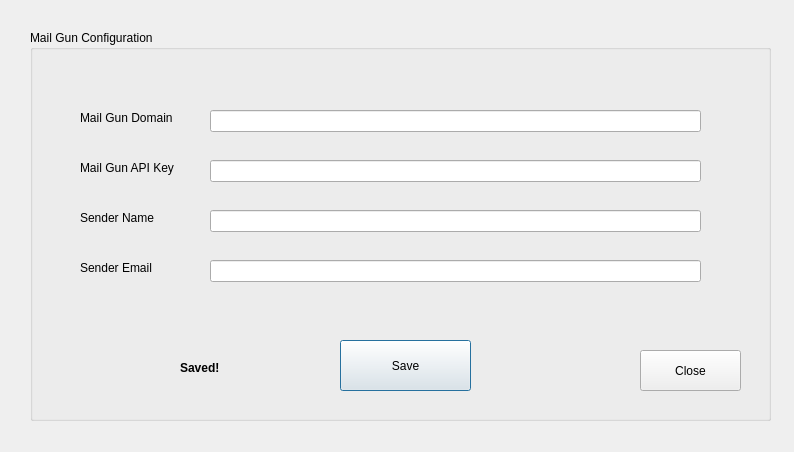
<?xml version="1.0" encoding="UTF-8"?>
<ui version="4.0">
 <class>MG</class>
 <widget class="QDialog" name="MG">
  <property name="geometry">
   <rect>
    <x>0</x>
    <y>0</y>
    <width>794</width>
    <height>452</height>
   </rect>
  </property>
  <property name="windowTitle">
   <string>Configuration</string>
  </property>
  <widget class="QGroupBox" name="groupBox">
   <property name="geometry">
    <rect>
     <x>30</x>
     <y>30</y>
     <width>741</width>
     <height>391</height>
    </rect>
   </property>
   <property name="font">
    <font>
     <pointsize>9</pointsize>
    </font>
   </property>
   <property name="title">
    <string>Mail Gun Configuration</string>
   </property>
   <widget class="QLabel" name="label">
    <property name="geometry">
     <rect>
      <x>50</x>
      <y>80</y>
      <width>151</width>
      <height>16</height>
     </rect>
    </property>
    <property name="text">
     <string>Mail Gun Domain</string>
    </property>
   </widget>
   <widget class="QLabel" name="label_2">
    <property name="geometry">
     <rect>
      <x>50</x>
      <y>130</y>
      <width>151</width>
      <height>16</height>
     </rect>
    </property>
    <property name="text">
     <string>Mail Gun API Key</string>
    </property>
   </widget>
   <widget class="QLineEdit" name="lineEdit">
    <property name="geometry">
     <rect>
      <x>180</x>
      <y>80</y>
      <width>491</width>
      <height>22</height>
     </rect>
    </property>
   </widget>
   <widget class="QLineEdit" name="lineEdit_2">
    <property name="geometry">
     <rect>
      <x>180</x>
      <y>130</y>
      <width>491</width>
      <height>22</height>
     </rect>
    </property>
   </widget>
   <widget class="QLabel" name="label_3">
    <property name="geometry">
     <rect>
      <x>50</x>
      <y>180</y>
      <width>151</width>
      <height>16</height>
     </rect>
    </property>
    <property name="text">
     <string>Sender Name</string>
    </property>
   </widget>
   <widget class="QLabel" name="label_4">
    <property name="geometry">
     <rect>
      <x>50</x>
      <y>230</y>
      <width>151</width>
      <height>16</height>
     </rect>
    </property>
    <property name="text">
     <string>Sender Email</string>
    </property>
   </widget>
   <widget class="QLineEdit" name="lineEdit_3">
    <property name="geometry">
     <rect>
      <x>180</x>
      <y>180</y>
      <width>491</width>
      <height>22</height>
     </rect>
    </property>
   </widget>
   <widget class="QLineEdit" name="lineEdit_4">
    <property name="geometry">
     <rect>
      <x>180</x>
      <y>230</y>
      <width>491</width>
      <height>22</height>
     </rect>
    </property>
   </widget>
   <widget class="QPushButton" name="pushButton">
    <property name="geometry">
     <rect>
      <x>310</x>
      <y>310</y>
      <width>131</width>
      <height>51</height>
     </rect>
    </property>
    <property name="text">
     <string>Save</string>
    </property>
   </widget>
   <widget class="QPushButton" name="pushButton_2">
    <property name="geometry">
     <rect>
      <x>610</x>
      <y>320</y>
      <width>101</width>
      <height>41</height>
     </rect>
    </property>
    <property name="text">
     <string>Close</string>
    </property>
   </widget>
   <widget class="QLabel" name="label_5">
    <property name="geometry">
     <rect>
      <x>150</x>
      <y>330</y>
      <width>55</width>
      <height>16</height>
     </rect>
    </property>
    <property name="font">
     <font>
      <pointsize>9</pointsize>
      <weight>75</weight>
      <bold>true</bold>
     </font>
    </property>
    <property name="text">
     <string>Saved!</string>
    </property>
   </widget>
  </widget>
 </widget>
 <resources/>
 <connections/>
</ui>
